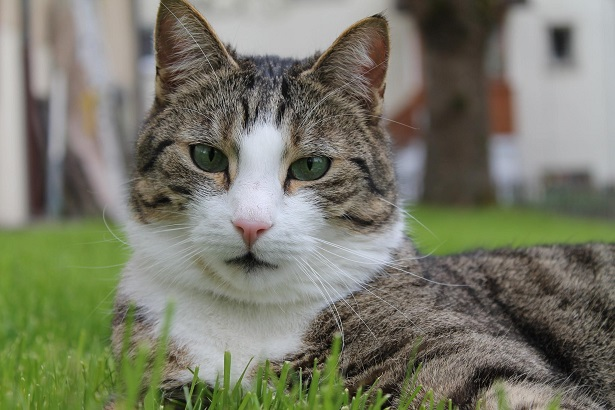
#> input picture Image Processing-open cv/images/cat.jpg, 615 x 410 px, found by its file name
$ python p14.py
#> lines starting #> are read from the running program, lines starting #| are printed output that depends on the picture
import cv2
from matplotlib import pyplot as plt
img=cv2.imread('cat.jpg',cv2.IMREAD_GRAYSCALE)
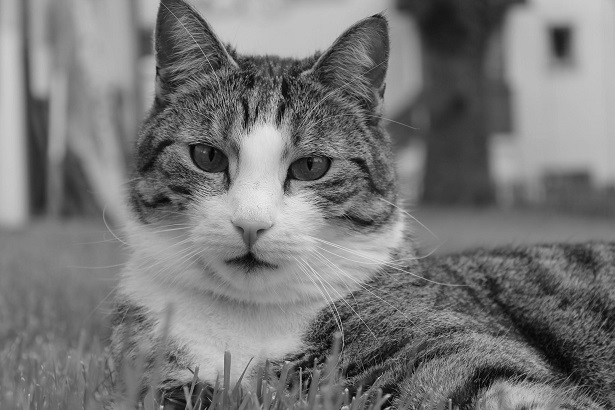
#> img: shape (410, 615); min 0, max 238, mean 118.9
cv2.imshow('image',img)
plt.imshow(img,cmap='gray')
hist=plt.plot([100,400],[200,300],'g',linewidth=3)
plt.show()
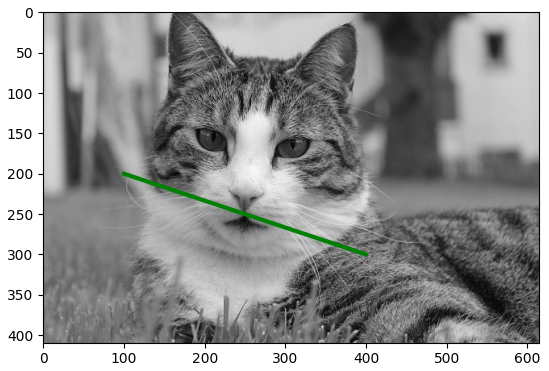
#> figure drawn by matplotlib, 1 panel

$ run again, with Image Processing-open cv/images/face.JPG copied over Image Processing-open cv/images/cat.jpg
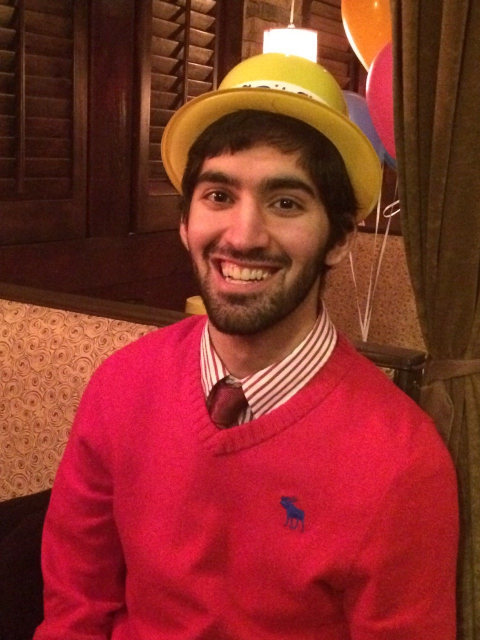
#> input picture Image Processing-open cv/images/face.JPG, 960 x 1280 px, found by its file name (shown at 1/2 size)
#> `img=cv2.imread('cat.jpg',cv2.IMREAD_GRAYSCALE)`:
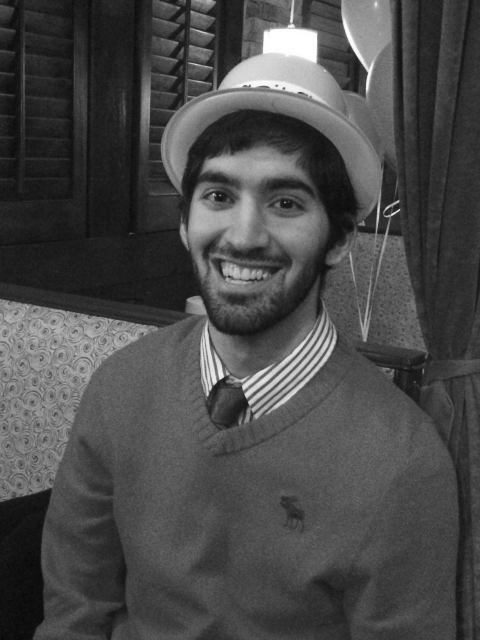
#> img: shape (1280, 960) (shown at 1/2 size); min 5, max 255, mean 73.2
#> `plt.show()`:
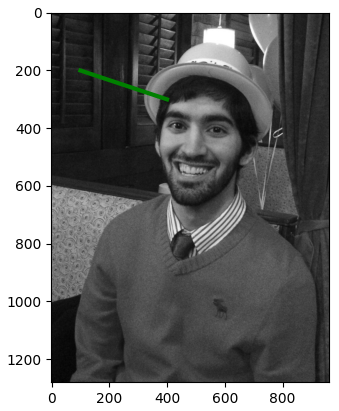
#> figure drawn by matplotlib, 1 panel

$ run again, with Image Processing-open cv/images/hsv.jpg copied over Image Processing-open cv/images/cat.jpg
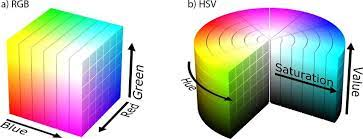
#> input picture Image Processing-open cv/images/hsv.jpg, 363 x 139 px, found by its file name
#> `img=cv2.imread('cat.jpg',cv2.IMREAD_GRAYSCALE)`:
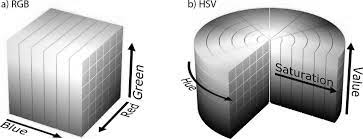
#> img: shape (139, 363); min 0, max 255, mean 195.5
#> `plt.show()`:
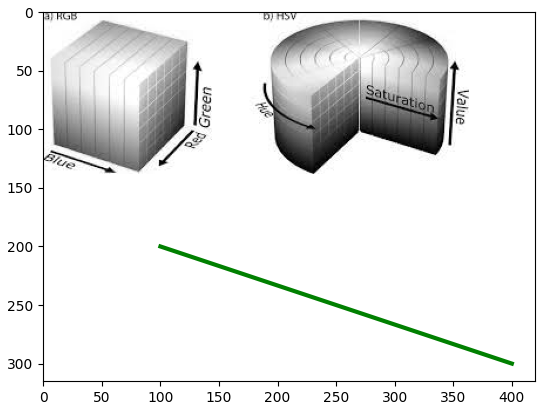
#> figure drawn by matplotlib, 1 panel
